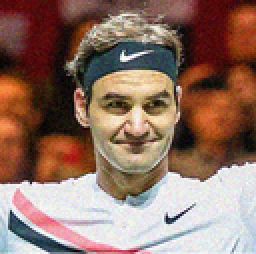
%> input picture r1.png, 128 x 127 px, shrunk from 404 x 402 before the run (shown 2 times larger)
$ octave swirl.m   (GNU Octave 9; MATLAB toolbox functions it lacks are replaced by stand-ins)
%> lines starting %> are read from the running program, lines starting %| are printed output that depends on the picture
aa= imread('C:\Users\hpw\Desktop\temp2\r1.png');%add image path here
%> aa is the input picture: size 127x128x3 uint8; mean R, G, B 143.8, 113.9, 101.3
bb=aa;

im1=(aa(:,:,1));
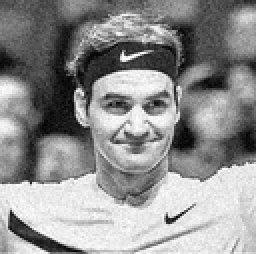
%> im1: size 127x128 uint8 (shown 2 times larger); min 0, max 255, mean 143.8
im2=(aa(:,:,2));
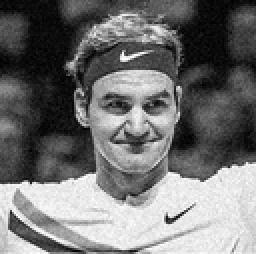
%> im2: size 127x128 uint8 (shown 2 times larger); min 0, max 255, mean 113.9
im3=(aa(:,:,3));
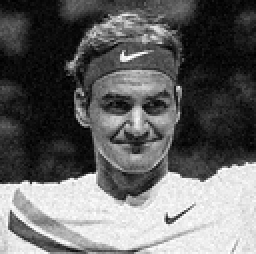
%> im3: size 127x128 uint8 (shown 2 times larger); min 0, max 255, mean 101.3
s=size(im1);
%> s = [127 128]
%newim=ones(s(1),s(2));
newim1=0*im1;
%> newim1: size 127x128 uint8; every value is 0
newim2=0*im2;
newim3=0*im3;
%im=im(2:s(1)-1,2:s(2)-1);
imshow(bb);
hold on;
for i=15:3:s(1)-15
    for j=15:3:s(2)-15

        bb=insertShape(bb,'filledcircle',[i j 15],'Color', impixel(aa,i,j));%[i j 15]--->i,j indicate the pixel coordinates, radius=15 here. Can change radius for more or less swirls
    end
end
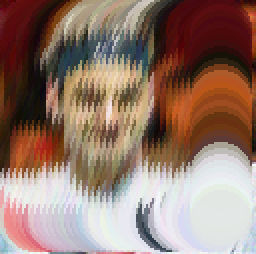
%> bb: size 127x128x3 uint8 (shown 2 times larger); mean R, G, B 147.6, 120.9, 108.8

imshow(bb)
%> figure, not shown here; shown 3 times larger

$ run again, with r2.png copied over r1.png
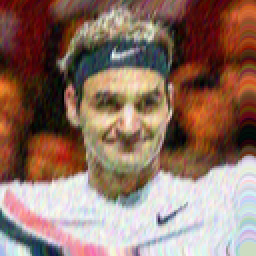
%> input picture r2.png, 128 x 128 px, shrunk from 400 x 399 before the run (shown 2 times larger)
%> aa is the input picture: size 128x128x3 uint8; mean R, G, B 143.6, 114.6, 101.7
%> `im3=(aa(:,:,3));`:
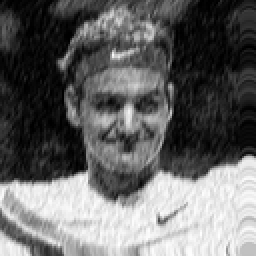
%> im3: size 128x128 uint8 (shown 2 times larger); min 0, max 255, mean 101.7
%> newim1: size 128x128 uint8; every value is 0
%> after the loop `for i=15:3:s(1)-15`:
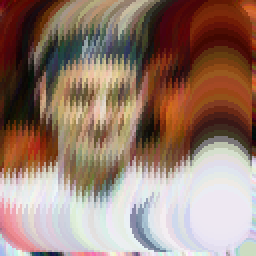
%> bb: size 128x128x3 uint8 (shown 2 times larger); mean R, G, B 150.3, 124.3, 111
